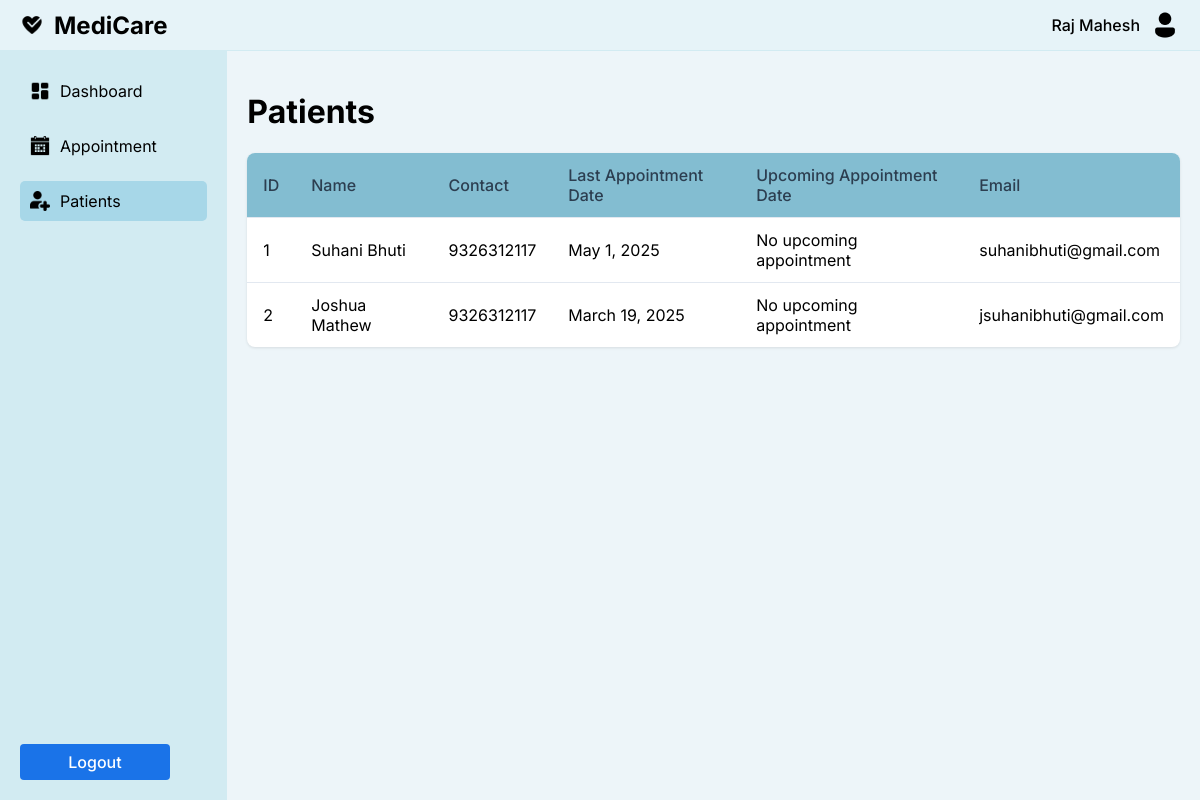
The app's page /accounts/staff_pat/ (signed in), older data.
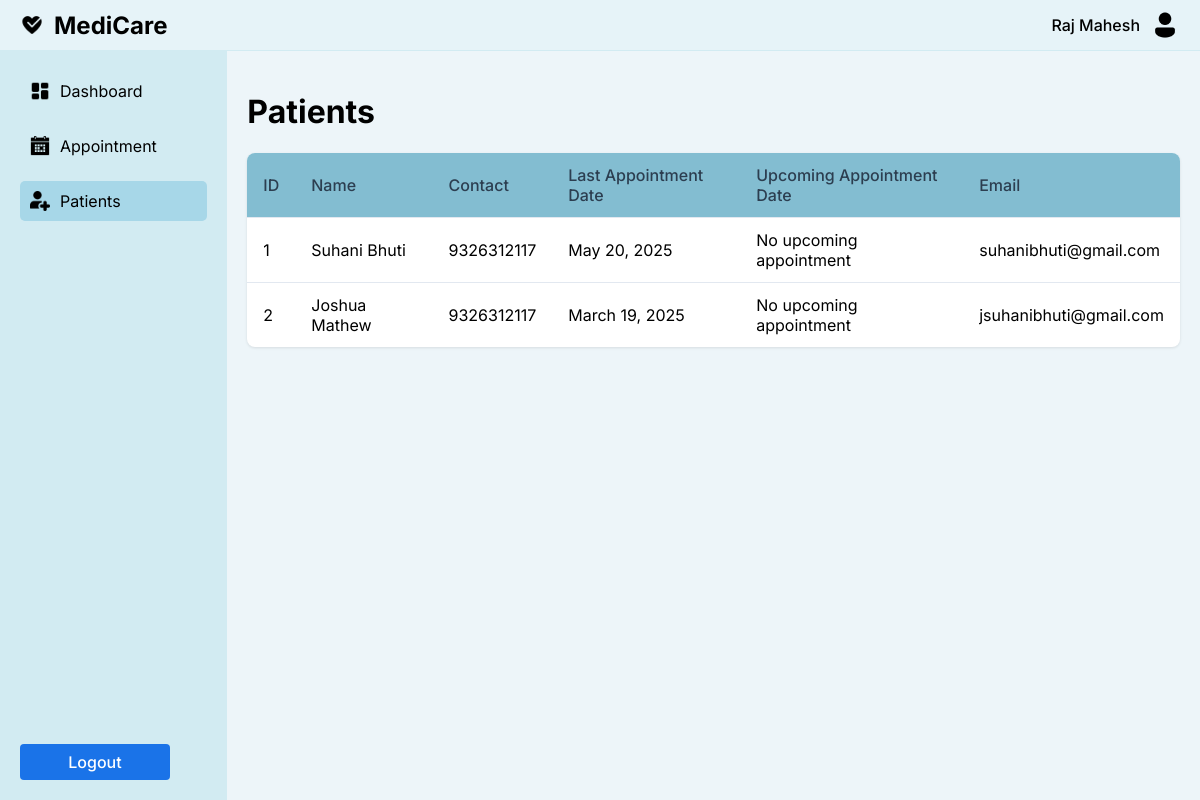
The same page, newer data.
### accounts/models.py (models this page shows, shortened)
class PatientReg(models.Model):
    user = models.OneToOneField(User, on_delete=models.CASCADE, related_name='patient_profile')
    full_name = models.CharField(max_length=100)
    date_of_birth = models.DateField()
    email = models.EmailField(null=True, blank=True)
    mobile_number = models.CharField(max_length=15)
    gender = models.CharField(max_length=10)
    age = models.PositiveIntegerField()
    blood_group = models.CharField(max_length=5)
    marital_status = models.CharField(max_length=10, choices=[('single', 'Single'), ('married', 'Married')])
    address = models.TextField()
    emergency_contact_name = models.CharField(max_length=100)
    emergency_contact_number = models.CharField(max_length=15)
    occupation = models.CharField(max_length=100)
    habits = models.CharField(max_length=50, blank=True)
    medical_history = models.TextField(null=False, default="None")
    disease = models.CharField(max_length=50, null=False, default="None")

class Appointment(models.Model):
    STATUS_CHOICES = [
        ('pending', 'Pending'),
        ('accepted', 'Accepted'),
        ('rejected', 'Rejected'),
    ]
    doctor = models.ForeignKey(StaffD, on_delete=models.CASCADE)
    patient = models.ForeignKey(User, on_delete=models.CASCADE)
    date = models.DateField()
    start_time = models.TimeField()
    end_time = models.TimeField()
    description = models.TextField()
    status = models.CharField(max_length=10, choices=STATUS_CHOICES, default='pending')
    class Meta:
        unique_together = ('doctor', 'date', 'start_time')

### accounts/views.py (the view, shortened to what this page needs)
# urls.py: path('staff_pat/', views.staff_pat, name='staff_pat'),
@login_required
def staff_pat(request):
    user = request.user
    full_name = user.username
    appointments = []
    if user.role == User.DOCTOR:
        try:
            staff = StaffD.objects.get(user=user)
            full_name = staff.full_name
            appointments = Appointment.objects.filter(doctor=staff)
        except StaffD.DoesNotExist:
            pass
    patients_data = {}
    for appointment in appointments:
        patient_user = appointment.patient
        try:
            patient = PatientReg.objects.get(user=patient_user)
            if patient.id not in patients_data:
                patients_data[patient.id] = {
                    'id': patient.id,  # Include the patient ID
                    'name': patient.full_name,
                    'contact': patient.mobile_number,
                    'last_appointment_date': appointment.date,
                    'upcoming_appointment_date': None,  # Initialize as None
                    'email': patient.email,  # Initialize as None
                }
            else:
                if appointment.date > patients_data[patient.id]['last_appointment_date']:
                    patients_data[patient.id]['last_appointment_date'] = appointment.date
        except PatientReg.DoesNotExist:
            continue
    for appointment in appointments:
        if appointment.date > timezone.now().date():  # Check if the appointment is in the future
            patient_user = appointment.patient
            try:
                patient = PatientReg.objects.get(user=patient_user)
                if patient.id in patients_data:
                    patients_data[patient.id]['upcoming_appointment_date'] = appointment.date
            except PatientReg.DoesNotExist:
                continue
    patients_list = list(patients_data.values())
    context = {
        'full_name': full_name,
        'patients_list': patients_list,
    }
    return render(request, 'accounts/staff_pat.html', context)

### accounts/context_processors.py (called while the page is built)
def media_url(request):
    return {
        'MEDIA_URL': settings.MEDIA_URL,
    }

### templates/accounts/staff_pat.html (shortened to what this page needs)
<!DOCTYPE html>
<html lang="en">
<head>
</head>
<body>
    <div class="container">
        <div class="navbar">
            <div class="logo">
                <img src="{{ MEDIA_URL }}Heart Health.png" alt="Heart Icon">
                MediCare
            </div>
            <div class="profile">
                <span><a href="{% url 'staff_reg' %}"> {{ full_name }} </a></span>
                <img src="{{ MEDIA_URL }}Male User.png" alt="Dr. Sarah K Profile">
            </div>
        </div>
        <div class="content">
            <div class="sidebar">
                <a href="{% url 'staff_dash' %}" class="menu-item">
                    <img src="{{ MEDIA_URL }}Control Panel.png" alt="Dashboard">
                    Dashboard
                </a>
                <a href="{% url 'staff_app' %}" class="menu-item">
                    <img src="{{ MEDIA_URL }}appointment.png" alt="Appointment">
                    Appointment
                </a>
                <div class="menu-item active">
                    <img src="{{ MEDIA_URL }}patient.png" alt="Patients">
                    Patients
                </div>
                <div class="logout">
                    <a href="{% url "logouts" %}" class='btn btn-primary'> Logout </a>
                </div>
            </div>
            <div class="main-content">
                <h1 class="page-title">Patients</h1>
                <div class="table-container">
                    <table>
                        <thead>
                            <tr>
                                <th>ID</th>
                                <th>Name</th>
                                <th>Contact</th>
                                <th>Last Appointment Date</th>
                                <th>Upcoming Appointment Date</th>
                                <th>Email</th>
                            </tr>
                        </thead>
                        <tbody>
                            {% for patient in patients_list %}
                            <tr>
                                <td>{{ forloop.counter }}</td>
                                <td><a href="{% url 'staff_pat1' patient.id %}">{{ patient.name }}</a></td>
                                <td>{{ patient.contact }}</td>
                                <td>{{ patient.last_appointment_date }}</td>
                                <td>{{ patient.upcoming_appointment_date|default:"No upcoming appointment" }}</td>
                                <td>{{ patient.email }}</td>
                            </tr>
                            {% endfor %}
                        </tbody>
                    </table>
                </div>
            </div>
        </div>
    </div>
</body>
</html>

Row changes from the older to the newer data that the page shows:
no longer on this page (row unchanged): Appointment: last_appointment_date "May 1, 2025"
added Appointment: last_appointment_date "May 20, 2025"
Text that changed along with them:
new list line: "1 No upcoming appointment"
new list line: "Suhani Bhuti 9326312117 suhanibhuti@gmail.com"
list line gone: "1 No upcoming appointment"
list line gone: "Suhani Bhuti 9326312117 suhanibhuti@gmail.com"
